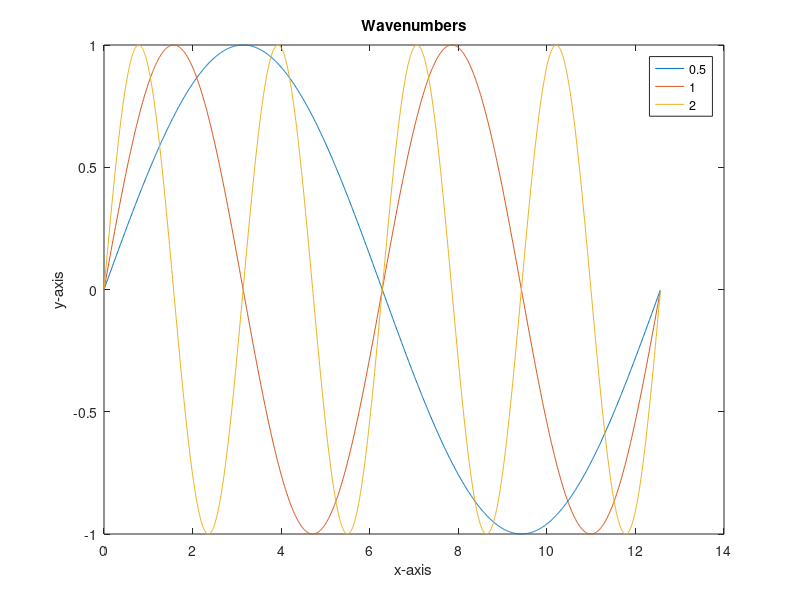

This chart was generated by the following MATLAB code:
% nested wavenumbers.m
% This script plots the wavenumber tutorial
% using a nested loop to change the value of k.
clear all; close all; format compact; clc;
% define wavenumbers
k = [0.5, 1, 2];
% define independent variable array
theta = [0:0.01:4*pi];
% loop through wavenumbers
for k_idx = 1:length(k)
% loop through theta
for t_idx = 1:length(theta)
% calculate the function
y(t_idx) = sin(k(k_idx)*theta(t_idx));
end % end theta loop
% plot the current line
plot(theta,y)
hold on;
end % end k loop
% format the plot
title('Wavenumbers')
xlabel('x-axis')
ylabel('y-axis')
legend('0.5', '1', '2')
